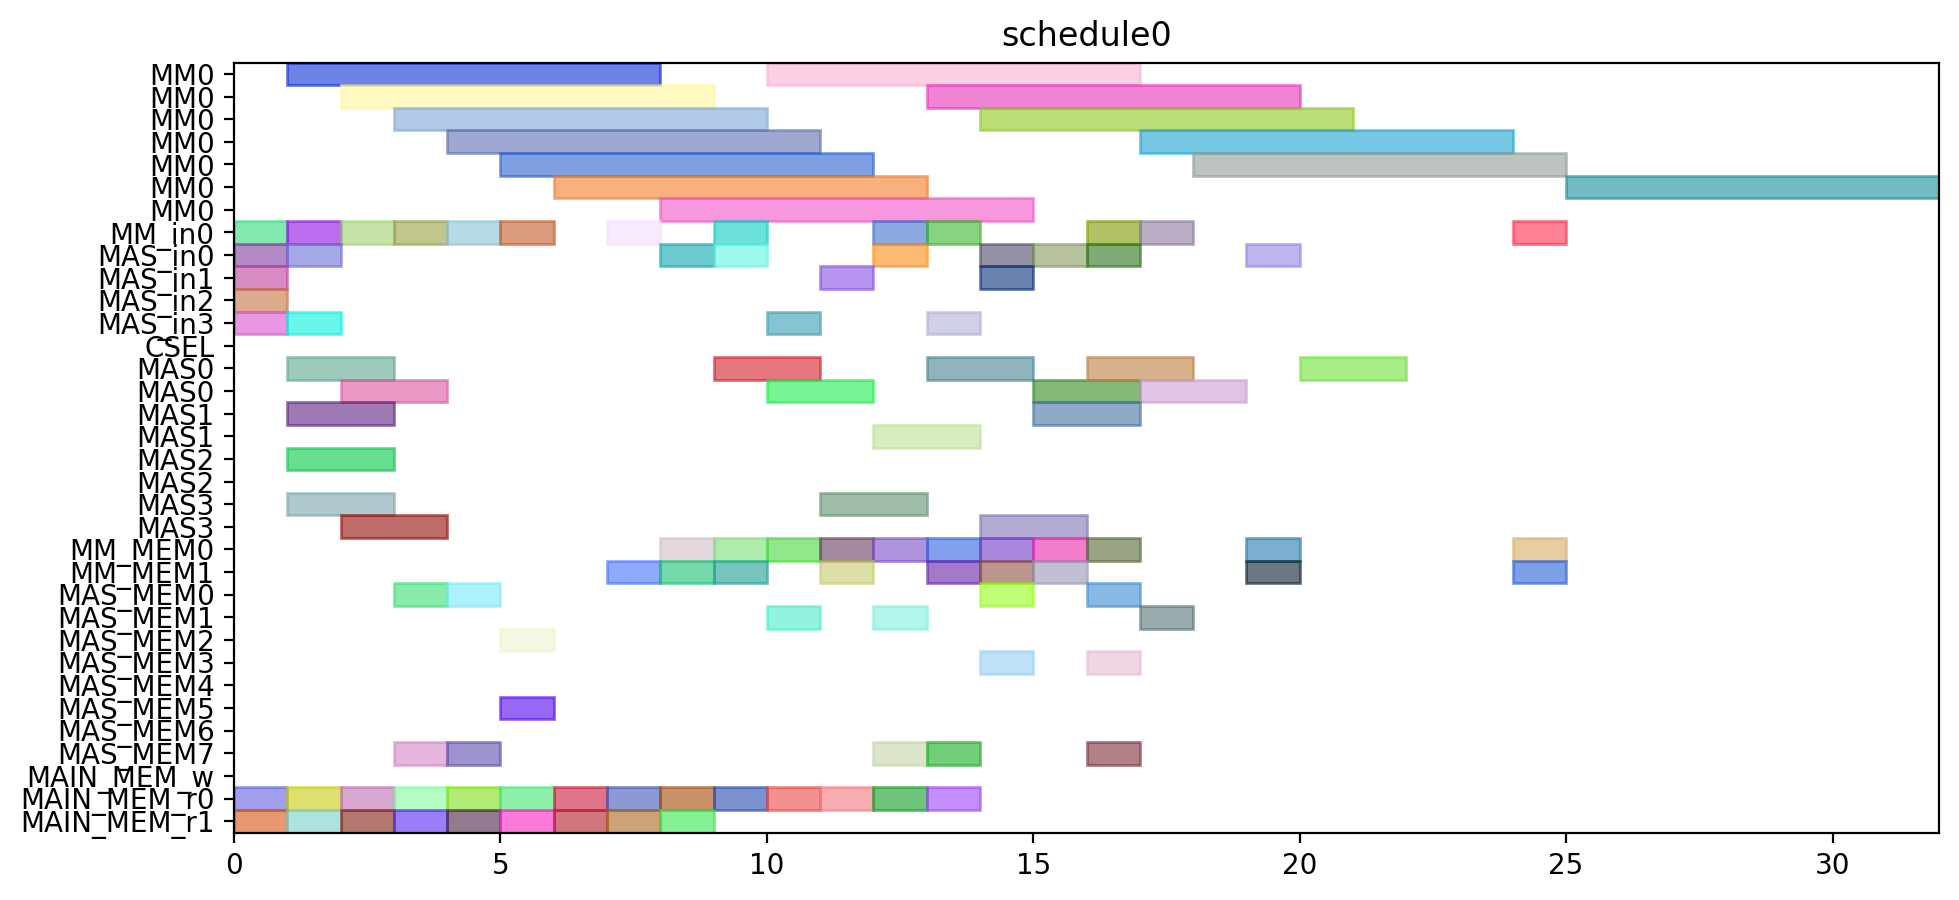

The script that drew this image:
from pyschedule import Scenario, solvers, plotters, alt


def solve():
	horizon = 90
	S = Scenario("schedule0", horizon=horizon)

	# resource
	MM = S.Resources('MM', num=1, size=7)
	MM_in = S.Resources('MM_in', num=1)
	MAS_in = S.Resources('MAS_in', num=4)
	CSEL = S.Resource('CSEL')
	MAS = S.Resources('MAS', num=4, size=2, periods=range(1, horizon))
	MM_MEM = S.Resources('MM_MEM', num=2)
	MAS_MEM = S.Resources('MAS_MEM', num=8)
	MAIN_MEM_w = S.Resource('MAIN_MEM_w', size=1)
	MAIN_MEM_r = S.Resources('MAIN_MEM_r', num=2)

	# result of previous scheduling

	# new tasks
	t0 = S.Task('t0', length=7, delay_cost=1)
	t0 += alt(MM)
	t0_in = S.Task('t0_in', length=1, delay_cost=1)
	t0_in += alt(MM_in)
	S += t0_in*MM_in[0]<=t0*MM[0]

	t0_mem0 = S.Task('t0_mem0', length=1, delay_cost=1)
	t0_mem0 += MAIN_MEM_r[0]
	t0_mem1 = S.Task('t0_mem1', length=1, delay_cost=1)
	t0_mem1 += MAIN_MEM_r[1]
	t1 = S.Task('t1', length=7, delay_cost=1)
	t1 += alt(MM)
	t1_in = S.Task('t1_in', length=1, delay_cost=1)
	t1_in += alt(MM_in)
	S += t1_in*MM_in[0]<=t1*MM[0]

	t1_mem0 = S.Task('t1_mem0', length=1, delay_cost=1)
	t1_mem0 += MAIN_MEM_r[0]
	t1_mem1 = S.Task('t1_mem1', length=1, delay_cost=1)
	t1_mem1 += MAIN_MEM_r[1]
	t2 = S.Task('t2', length=7, delay_cost=1)
	t2 += alt(MM)
	t2_in = S.Task('t2_in', length=1, delay_cost=1)
	t2_in += alt(MM_in)
	S += t2_in*MM_in[0]<=t2*MM[0]

	t2_mem0 = S.Task('t2_mem0', length=1, delay_cost=1)
	t2_mem0 += MAIN_MEM_r[0]
	t2_mem1 = S.Task('t2_mem1', length=1, delay_cost=1)
	t2_mem1 += MAIN_MEM_r[1]
	t3 = S.Task('t3', length=2, delay_cost=1)
	t3 += alt(MAS)
	t3_in = S.Task('t3_in', length=1, delay_cost=1)
	t3_in += alt(MAS_in)
	S += t3_in*MAS_in[0]<=t3*MAS[0]

	S += t3_in*MAS_in[1]<=t3*MAS[1]

	S += t3_in*MAS_in[2]<=t3*MAS[2]

	S += t3_in*MAS_in[3]<=t3*MAS[3]

	t3_mem0 = S.Task('t3_mem0', length=1, delay_cost=1)
	t3_mem0 += MAIN_MEM_r[0]
	t3_mem1 = S.Task('t3_mem1', length=1, delay_cost=1)
	t3_mem1 += MAIN_MEM_r[1]
	t4 = S.Task('t4', length=2, delay_cost=1)
	t4 += alt(MAS)
	t4_in = S.Task('t4_in', length=1, delay_cost=1)
	t4_in += alt(MAS_in)
	S += t4_in*MAS_in[0]<=t4*MAS[0]

	S += t4_in*MAS_in[1]<=t4*MAS[1]

	S += t4_in*MAS_in[2]<=t4*MAS[2]

	S += t4_in*MAS_in[3]<=t4*MAS[3]

	t4_mem0 = S.Task('t4_mem0', length=1, delay_cost=1)
	t4_mem0 += MAIN_MEM_r[0]
	t4_mem1 = S.Task('t4_mem1', length=1, delay_cost=1)
	t4_mem1 += MAIN_MEM_r[1]
	t8 = S.Task('t8', length=2, delay_cost=1)
	t8 += alt(MAS)
	t8_in = S.Task('t8_in', length=1, delay_cost=1)
	t8_in += alt(MAS_in)
	S += t8_in*MAS_in[0]<=t8*MAS[0]

	S += t8_in*MAS_in[1]<=t8*MAS[1]

	S += t8_in*MAS_in[2]<=t8*MAS[2]

	S += t8_in*MAS_in[3]<=t8*MAS[3]

	t8_mem0 = S.Task('t8_mem0', length=1, delay_cost=1)
	t8_mem0 += MAIN_MEM_r[0]
	t8_mem1 = S.Task('t8_mem1', length=1, delay_cost=1)
	t8_mem1 += MAIN_MEM_r[1]
	t9 = S.Task('t9', length=2, delay_cost=1)
	t9 += alt(MAS)
	t9_in = S.Task('t9_in', length=1, delay_cost=1)
	t9_in += alt(MAS_in)
	S += t9_in*MAS_in[0]<=t9*MAS[0]

	S += t9_in*MAS_in[1]<=t9*MAS[1]

	S += t9_in*MAS_in[2]<=t9*MAS[2]

	S += t9_in*MAS_in[3]<=t9*MAS[3]

	t9_mem0 = S.Task('t9_mem0', length=1, delay_cost=1)
	t9_mem0 += MAIN_MEM_r[0]
	t9_mem1 = S.Task('t9_mem1', length=1, delay_cost=1)
	t9_mem1 += MAIN_MEM_r[1]
	t13 = S.Task('t13', length=2, delay_cost=1)
	t13 += alt(MAS)
	t13_in = S.Task('t13_in', length=1, delay_cost=1)
	t13_in += alt(MAS_in)
	S += t13_in*MAS_in[0]<=t13*MAS[0]

	S += t13_in*MAS_in[1]<=t13*MAS[1]

	S += t13_in*MAS_in[2]<=t13*MAS[2]

	S += t13_in*MAS_in[3]<=t13*MAS[3]

	t13_mem0 = S.Task('t13_mem0', length=1, delay_cost=1)
	t13_mem0 += MAIN_MEM_r[0]
	t13_mem1 = S.Task('t13_mem1', length=1, delay_cost=1)
	t13_mem1 += MAIN_MEM_r[1]
	t14 = S.Task('t14', length=2, delay_cost=1)
	t14 += alt(MAS)
	t14_in = S.Task('t14_in', length=1, delay_cost=1)
	t14_in += alt(MAS_in)
	S += t14_in*MAS_in[0]<=t14*MAS[0]

	S += t14_in*MAS_in[1]<=t14*MAS[1]

	S += t14_in*MAS_in[2]<=t14*MAS[2]

	S += t14_in*MAS_in[3]<=t14*MAS[3]

	t14_mem0 = S.Task('t14_mem0', length=1, delay_cost=1)
	t14_mem0 += MAIN_MEM_r[0]
	t14_mem1 = S.Task('t14_mem1', length=1, delay_cost=1)
	t14_mem1 += MAIN_MEM_r[1]
	t5 = S.Task('t5', length=7, delay_cost=1)
	t5 += alt(MM)
	t5_in = S.Task('t5_in', length=1, delay_cost=1)
	t5_in += alt(MM_in)
	S += t5_in*MM_in[0]<=t5*MM[0]

	t5_mem0 = S.Task('t5_mem0', length=1, delay_cost=1)
	t5_mem0 += alt(MAS_MEM)
	S += (t3*MAS[0])-1 < t5_mem0*MAS_MEM[0]
	S += (t3*MAS[1])-1 < t5_mem0*MAS_MEM[2]
	S += (t3*MAS[2])-1 < t5_mem0*MAS_MEM[4]
	S += (t3*MAS[3])-1 < t5_mem0*MAS_MEM[6]
	S += t5_mem0 <= t5

	t5_mem1 = S.Task('t5_mem1', length=1, delay_cost=1)
	t5_mem1 += alt(MAS_MEM)
	S += (t4*MAS[0])-1 < t5_mem1*MAS_MEM[1]
	S += (t4*MAS[1])-1 < t5_mem1*MAS_MEM[3]
	S += (t4*MAS[2])-1 < t5_mem1*MAS_MEM[5]
	S += (t4*MAS[3])-1 < t5_mem1*MAS_MEM[7]
	S += t5_mem1 <= t5

	t6 = S.Task('t6', length=2, delay_cost=1)
	t6 += alt(MAS)
	t6_in = S.Task('t6_in', length=1, delay_cost=1)
	t6_in += alt(MAS_in)
	S += t6_in*MAS_in[0]<=t6*MAS[0]

	S += t6_in*MAS_in[1]<=t6*MAS[1]

	S += t6_in*MAS_in[2]<=t6*MAS[2]

	S += t6_in*MAS_in[3]<=t6*MAS[3]

	t6_mem0 = S.Task('t6_mem0', length=1, delay_cost=1)
	t6_mem0 += alt(MM_MEM)
	S += (t0*MM[0])-1 < t6_mem0*MM_MEM[0]
	S += t6_mem0 <= t6

	t6_mem1 = S.Task('t6_mem1', length=1, delay_cost=1)
	t6_mem1 += alt(MM_MEM)
	S += (t1*MM[0])-1 < t6_mem1*MM_MEM[1]
	S += t6_mem1 <= t6

	t10 = S.Task('t10', length=7, delay_cost=1)
	t10 += alt(MM)
	t10_in = S.Task('t10_in', length=1, delay_cost=1)
	t10_in += alt(MM_in)
	S += t10_in*MM_in[0]<=t10*MM[0]

	t10_mem0 = S.Task('t10_mem0', length=1, delay_cost=1)
	t10_mem0 += alt(MAS_MEM)
	S += (t8*MAS[0])-1 < t10_mem0*MAS_MEM[0]
	S += (t8*MAS[1])-1 < t10_mem0*MAS_MEM[2]
	S += (t8*MAS[2])-1 < t10_mem0*MAS_MEM[4]
	S += (t8*MAS[3])-1 < t10_mem0*MAS_MEM[6]
	S += t10_mem0 <= t10

	t10_mem1 = S.Task('t10_mem1', length=1, delay_cost=1)
	t10_mem1 += alt(MAS_MEM)
	S += (t9*MAS[0])-1 < t10_mem1*MAS_MEM[1]
	S += (t9*MAS[1])-1 < t10_mem1*MAS_MEM[3]
	S += (t9*MAS[2])-1 < t10_mem1*MAS_MEM[5]
	S += (t9*MAS[3])-1 < t10_mem1*MAS_MEM[7]
	S += t10_mem1 <= t10

	t11 = S.Task('t11', length=2, delay_cost=1)
	t11 += alt(MAS)
	t11_in = S.Task('t11_in', length=1, delay_cost=1)
	t11_in += alt(MAS_in)
	S += t11_in*MAS_in[0]<=t11*MAS[0]

	S += t11_in*MAS_in[1]<=t11*MAS[1]

	S += t11_in*MAS_in[2]<=t11*MAS[2]

	S += t11_in*MAS_in[3]<=t11*MAS[3]

	t11_mem0 = S.Task('t11_mem0', length=1, delay_cost=1)
	t11_mem0 += alt(MM_MEM)
	S += (t1*MM[0])-1 < t11_mem0*MM_MEM[0]
	S += t11_mem0 <= t11

	t11_mem1 = S.Task('t11_mem1', length=1, delay_cost=1)
	t11_mem1 += alt(MM_MEM)
	S += (t2*MM[0])-1 < t11_mem1*MM_MEM[1]
	S += t11_mem1 <= t11

	t15 = S.Task('t15', length=7, delay_cost=1)
	t15 += alt(MM)
	t15_in = S.Task('t15_in', length=1, delay_cost=1)
	t15_in += alt(MM_in)
	S += t15_in*MM_in[0]<=t15*MM[0]

	t15_mem0 = S.Task('t15_mem0', length=1, delay_cost=1)
	t15_mem0 += alt(MAS_MEM)
	S += (t13*MAS[0])-1 < t15_mem0*MAS_MEM[0]
	S += (t13*MAS[1])-1 < t15_mem0*MAS_MEM[2]
	S += (t13*MAS[2])-1 < t15_mem0*MAS_MEM[4]
	S += (t13*MAS[3])-1 < t15_mem0*MAS_MEM[6]
	S += t15_mem0 <= t15

	t15_mem1 = S.Task('t15_mem1', length=1, delay_cost=1)
	t15_mem1 += alt(MAS_MEM)
	S += (t14*MAS[0])-1 < t15_mem1*MAS_MEM[1]
	S += (t14*MAS[1])-1 < t15_mem1*MAS_MEM[3]
	S += (t14*MAS[2])-1 < t15_mem1*MAS_MEM[5]
	S += (t14*MAS[3])-1 < t15_mem1*MAS_MEM[7]
	S += t15_mem1 <= t15

	t16 = S.Task('t16', length=2, delay_cost=1)
	t16 += alt(MAS)
	t16_in = S.Task('t16_in', length=1, delay_cost=1)
	t16_in += alt(MAS_in)
	S += t16_in*MAS_in[0]<=t16*MAS[0]

	S += t16_in*MAS_in[1]<=t16*MAS[1]

	S += t16_in*MAS_in[2]<=t16*MAS[2]

	S += t16_in*MAS_in[3]<=t16*MAS[3]

	t16_mem0 = S.Task('t16_mem0', length=1, delay_cost=1)
	t16_mem0 += alt(MM_MEM)
	S += (t0*MM[0])-1 < t16_mem0*MM_MEM[0]
	S += t16_mem0 <= t16

	t16_mem1 = S.Task('t16_mem1', length=1, delay_cost=1)
	t16_mem1 += alt(MM_MEM)
	S += (t2*MM[0])-1 < t16_mem1*MM_MEM[1]
	S += t16_mem1 <= t16

	t19 = S.Task('t19', length=7, delay_cost=1)
	t19 += alt(MM)
	t19_in = S.Task('t19_in', length=1, delay_cost=1)
	t19_in += alt(MM_in)
	S += t19_in*MM_in[0]<=t19*MM[0]

	t19_mem0 = S.Task('t19_mem0', length=1, delay_cost=1)
	t19_mem0 += MAIN_MEM_r[0]
	t19_mem1 = S.Task('t19_mem1', length=1, delay_cost=1)
	t19_mem1 += alt(MM_MEM)
	S += (t2*MM[0])-1 < t19_mem1*MM_MEM[1]
	S += t19_mem1 <= t19

	t24 = S.Task('t24', length=2, delay_cost=1)
	t24 += alt(MAS)
	t24_in = S.Task('t24_in', length=1, delay_cost=1)
	t24_in += alt(MAS_in)
	S += t24_in*MAS_in[0]<=t24*MAS[0]

	S += t24_in*MAS_in[1]<=t24*MAS[1]

	S += t24_in*MAS_in[2]<=t24*MAS[2]

	S += t24_in*MAS_in[3]<=t24*MAS[3]

	t24_mem0 = S.Task('t24_mem0', length=1, delay_cost=1)
	t24_mem0 += alt(MM_MEM)
	S += (t0*MM[0])-1 < t24_mem0*MM_MEM[0]
	S += t24_mem0 <= t24

	t26 = S.Task('t26', length=7, delay_cost=1)
	t26 += alt(MM)
	t26_in = S.Task('t26_in', length=1, delay_cost=1)
	t26_in += alt(MM_in)
	S += t26_in*MM_in[0]<=t26*MM[0]

	t26_mem0 = S.Task('t26_mem0', length=1, delay_cost=1)
	t26_mem0 += MAIN_MEM_r[0]
	t26_mem1 = S.Task('t26_mem1', length=1, delay_cost=1)
	t26_mem1 += alt(MM_MEM)
	S += (t2*MM[0])-1 < t26_mem1*MM_MEM[1]
	S += t26_mem1 <= t26

	t7 = S.Task('t7', length=2, delay_cost=1)
	t7 += alt(MAS)
	t7_in = S.Task('t7_in', length=1, delay_cost=1)
	t7_in += alt(MAS_in)
	S += t7_in*MAS_in[0]<=t7*MAS[0]

	S += t7_in*MAS_in[1]<=t7*MAS[1]

	S += t7_in*MAS_in[2]<=t7*MAS[2]

	S += t7_in*MAS_in[3]<=t7*MAS[3]

	t7_mem0 = S.Task('t7_mem0', length=1, delay_cost=1)
	t7_mem0 += alt(MM_MEM)
	S += (t5*MM[0])-1 < t7_mem0*MM_MEM[0]
	S += t7_mem0 <= t7

	t7_mem1 = S.Task('t7_mem1', length=1, delay_cost=1)
	t7_mem1 += alt(MAS_MEM)
	S += (t6*MAS[0])-1 < t7_mem1*MAS_MEM[1]
	S += (t6*MAS[1])-1 < t7_mem1*MAS_MEM[3]
	S += (t6*MAS[2])-1 < t7_mem1*MAS_MEM[5]
	S += (t6*MAS[3])-1 < t7_mem1*MAS_MEM[7]
	S += t7_mem1 <= t7

	t12 = S.Task('t12', length=2, delay_cost=1)
	t12 += alt(MAS)
	t12_in = S.Task('t12_in', length=1, delay_cost=1)
	t12_in += alt(MAS_in)
	S += t12_in*MAS_in[0]<=t12*MAS[0]

	S += t12_in*MAS_in[1]<=t12*MAS[1]

	S += t12_in*MAS_in[2]<=t12*MAS[2]

	S += t12_in*MAS_in[3]<=t12*MAS[3]

	t12_mem0 = S.Task('t12_mem0', length=1, delay_cost=1)
	t12_mem0 += alt(MM_MEM)
	S += (t10*MM[0])-1 < t12_mem0*MM_MEM[0]
	S += t12_mem0 <= t12

	t12_mem1 = S.Task('t12_mem1', length=1, delay_cost=1)
	t12_mem1 += alt(MAS_MEM)
	S += (t11*MAS[0])-1 < t12_mem1*MAS_MEM[1]
	S += (t11*MAS[1])-1 < t12_mem1*MAS_MEM[3]
	S += (t11*MAS[2])-1 < t12_mem1*MAS_MEM[5]
	S += (t11*MAS[3])-1 < t12_mem1*MAS_MEM[7]
	S += t12_mem1 <= t12

	t17 = S.Task('t17', length=2, delay_cost=1)
	t17 += alt(MAS)
	t17_in = S.Task('t17_in', length=1, delay_cost=1)
	t17_in += alt(MAS_in)
	S += t17_in*MAS_in[0]<=t17*MAS[0]

	S += t17_in*MAS_in[1]<=t17*MAS[1]

	S += t17_in*MAS_in[2]<=t17*MAS[2]

	S += t17_in*MAS_in[3]<=t17*MAS[3]

	t17_mem0 = S.Task('t17_mem0', length=1, delay_cost=1)
	t17_mem0 += alt(MM_MEM)
	S += (t15*MM[0])-1 < t17_mem0*MM_MEM[0]
	S += t17_mem0 <= t17

	t17_mem1 = S.Task('t17_mem1', length=1, delay_cost=1)
	t17_mem1 += alt(MAS_MEM)
	S += (t16*MAS[0])-1 < t17_mem1*MAS_MEM[1]
	S += (t16*MAS[1])-1 < t17_mem1*MAS_MEM[3]
	S += (t16*MAS[2])-1 < t17_mem1*MAS_MEM[5]
	S += (t16*MAS[3])-1 < t17_mem1*MAS_MEM[7]
	S += t17_mem1 <= t17

	t25 = S.Task('t25', length=2, delay_cost=1)
	t25 += alt(MAS)
	t25_in = S.Task('t25_in', length=1, delay_cost=1)
	t25_in += alt(MAS_in)
	S += t25_in*MAS_in[0]<=t25*MAS[0]

	S += t25_in*MAS_in[1]<=t25*MAS[1]

	S += t25_in*MAS_in[2]<=t25*MAS[2]

	S += t25_in*MAS_in[3]<=t25*MAS[3]

	t25_mem0 = S.Task('t25_mem0', length=1, delay_cost=1)
	t25_mem0 += alt(MM_MEM)
	S += (t0*MM[0])-1 < t25_mem0*MM_MEM[0]
	S += t25_mem0 <= t25

	t25_mem1 = S.Task('t25_mem1', length=1, delay_cost=1)
	t25_mem1 += alt(MAS_MEM)
	S += (t24*MAS[0])-1 < t25_mem1*MAS_MEM[1]
	S += (t24*MAS[1])-1 < t25_mem1*MAS_MEM[3]
	S += (t24*MAS[2])-1 < t25_mem1*MAS_MEM[5]
	S += (t24*MAS[3])-1 < t25_mem1*MAS_MEM[7]
	S += t25_mem1 <= t25

	t29 = S.Task('t29', length=2, delay_cost=1)
	t29 += alt(MAS)
	t29_in = S.Task('t29_in', length=1, delay_cost=1)
	t29_in += alt(MAS_in)
	S += t29_in*MAS_in[0]<=t29*MAS[0]

	S += t29_in*MAS_in[1]<=t29*MAS[1]

	S += t29_in*MAS_in[2]<=t29*MAS[2]

	S += t29_in*MAS_in[3]<=t29*MAS[3]

	t29_mem0 = S.Task('t29_mem0', length=1, delay_cost=1)
	t29_mem0 += alt(MM_MEM)
	S += (t0*MM[0])-1 < t29_mem0*MM_MEM[0]
	S += t29_mem0 <= t29

	t29_mem1 = S.Task('t29_mem1', length=1, delay_cost=1)
	t29_mem1 += alt(MM_MEM)
	S += (t26*MM[0])-1 < t29_mem1*MM_MEM[1]
	S += t29_mem1 <= t29

	t18 = S.Task('t18', length=7, delay_cost=1)
	t18 += alt(MM)
	t18_in = S.Task('t18_in', length=1, delay_cost=1)
	t18_in += alt(MM_in)
	S += t18_in*MM_in[0]<=t18*MM[0]

	t18_mem0 = S.Task('t18_mem0', length=1, delay_cost=1)
	t18_mem0 += MAIN_MEM_r[0]
	t18_mem1 = S.Task('t18_mem1', length=1, delay_cost=1)
	t18_mem1 += alt(MAS_MEM)
	S += (t12*MAS[0])-1 < t18_mem1*MAS_MEM[1]
	S += (t12*MAS[1])-1 < t18_mem1*MAS_MEM[3]
	S += (t12*MAS[2])-1 < t18_mem1*MAS_MEM[5]
	S += (t12*MAS[3])-1 < t18_mem1*MAS_MEM[7]
	S += t18_mem1 <= t18

	t27 = S.Task('t27', length=7, delay_cost=1)
	t27 += alt(MM)
	t27_in = S.Task('t27_in', length=1, delay_cost=1)
	t27_in += alt(MM_in)
	S += t27_in*MM_in[0]<=t27*MM[0]

	t27_mem0 = S.Task('t27_mem0', length=1, delay_cost=1)
	t27_mem0 += MAIN_MEM_r[0]
	t27_mem1 = S.Task('t27_mem1', length=1, delay_cost=1)
	t27_mem1 += alt(MAS_MEM)
	S += (t12*MAS[0])-1 < t27_mem1*MAS_MEM[1]
	S += (t12*MAS[1])-1 < t27_mem1*MAS_MEM[3]
	S += (t12*MAS[2])-1 < t27_mem1*MAS_MEM[5]
	S += (t12*MAS[3])-1 < t27_mem1*MAS_MEM[7]
	S += t27_mem1 <= t27

	t28 = S.Task('t28', length=2, delay_cost=1)
	t28 += alt(MAS)
	t28_in = S.Task('t28_in', length=1, delay_cost=1)
	t28_in += alt(MAS_in)
	S += t28_in*MAS_in[0]<=t28*MAS[0]

	S += t28_in*MAS_in[1]<=t28*MAS[1]

	S += t28_in*MAS_in[2]<=t28*MAS[2]

	S += t28_in*MAS_in[3]<=t28*MAS[3]

	t28_mem0 = S.Task('t28_mem0', length=1, delay_cost=1)
	t28_mem0 += alt(MAS_MEM)
	S += (t25*MAS[0])-1 < t28_mem0*MAS_MEM[0]
	S += (t25*MAS[1])-1 < t28_mem0*MAS_MEM[2]
	S += (t25*MAS[2])-1 < t28_mem0*MAS_MEM[4]
	S += (t25*MAS[3])-1 < t28_mem0*MAS_MEM[6]
	S += t28_mem0 <= t28

	t28_mem1 = S.Task('t28_mem1', length=1, delay_cost=1)
	t28_mem1 += alt(MM_MEM)
	S += (t26*MM[0])-1 < t28_mem1*MM_MEM[1]
	S += t28_mem1 <= t28

	t30 = S.Task('t30', length=7, delay_cost=1)
	t30 += alt(MM)
	t30_in = S.Task('t30_in', length=1, delay_cost=1)
	t30_in += alt(MM_in)
	S += t30_in*MM_in[0]<=t30*MM[0]

	t30_mem0 = S.Task('t30_mem0', length=1, delay_cost=1)
	t30_mem0 += MAIN_MEM_r[0]
	t30_mem1 = S.Task('t30_mem1', length=1, delay_cost=1)
	t30_mem1 += alt(MAS_MEM)
	S += (t29*MAS[0])-1 < t30_mem1*MAS_MEM[1]
	S += (t29*MAS[1])-1 < t30_mem1*MAS_MEM[3]
	S += (t29*MAS[2])-1 < t30_mem1*MAS_MEM[5]
	S += (t29*MAS[3])-1 < t30_mem1*MAS_MEM[7]
	S += t30_mem1 <= t30

	t20 = S.Task('t20', length=2, delay_cost=1)
	t20 += alt(MAS)
	t20_in = S.Task('t20_in', length=1, delay_cost=1)
	t20_in += alt(MAS_in)
	S += t20_in*MAS_in[0]<=t20*MAS[0]

	S += t20_in*MAS_in[1]<=t20*MAS[1]

	S += t20_in*MAS_in[2]<=t20*MAS[2]

	S += t20_in*MAS_in[3]<=t20*MAS[3]

	t20_mem0 = S.Task('t20_mem0', length=1, delay_cost=1)
	t20_mem0 += alt(MM_MEM)
	S += (t19*MM[0])-1 < t20_mem0*MM_MEM[0]
	S += t20_mem0 <= t20

	t20_mem1 = S.Task('t20_mem1', length=1, delay_cost=1)
	t20_mem1 += alt(MM_MEM)
	S += (t18*MM[0])-1 < t20_mem1*MM_MEM[1]
	S += t20_mem1 <= t20

	t31 = S.Task('t31', length=7, delay_cost=1)
	t31 += alt(MM)
	t31_in = S.Task('t31_in', length=1, delay_cost=1)
	t31_in += alt(MM_in)
	S += t31_in*MM_in[0]<=t31*MM[0]

	t31_mem0 = S.Task('t31_mem0', length=1, delay_cost=1)
	t31_mem0 += alt(MM_MEM)
	S += (t27*MM[0])-1 < t31_mem0*MM_MEM[0]
	S += t31_mem0 <= t31

	t31_mem1 = S.Task('t31_mem1', length=1, delay_cost=1)
	t31_mem1 += alt(MM_MEM)
	S += (t30*MM[0])-1 < t31_mem1*MM_MEM[1]
	S += t31_mem1 <= t31

	t35 = S.Task('t35', length=7, delay_cost=1)
	t35 += alt(MM)
	t35_in = S.Task('t35_in', length=1, delay_cost=1)
	t35_in += alt(MM_in)
	S += t35_in*MM_in[0]<=t35*MM[0]

	t35_mem0 = S.Task('t35_mem0', length=1, delay_cost=1)
	t35_mem0 += alt(MAS_MEM)
	S += (t7*MAS[0])-1 < t35_mem0*MAS_MEM[0]
	S += (t7*MAS[1])-1 < t35_mem0*MAS_MEM[2]
	S += (t7*MAS[2])-1 < t35_mem0*MAS_MEM[4]
	S += (t7*MAS[3])-1 < t35_mem0*MAS_MEM[6]
	S += t35_mem0 <= t35

	t35_mem1 = S.Task('t35_mem1', length=1, delay_cost=1)
	t35_mem1 += alt(MAS_MEM)
	S += (t28*MAS[0])-1 < t35_mem1*MAS_MEM[1]
	S += (t28*MAS[1])-1 < t35_mem1*MAS_MEM[3]
	S += (t28*MAS[2])-1 < t35_mem1*MAS_MEM[5]
	S += (t28*MAS[3])-1 < t35_mem1*MAS_MEM[7]
	S += t35_mem1 <= t35

	solvers.mip.solve(S,msg=1,kind='CPLEX',ratio_gap=1.01)

	solution = [['hoge']*len(S.solution()[1]) for i in range(len(S.solution()))]
	for i in range(len(S.solution())):
		for j in range(len(S.solution()[i])):
			solution[i][j]=str(S.solution()[i][j])
	print(solution)

	cycles = int(solution[-1][3])

	pic_file_name = "/home/mfukuda/ABE/multiRAM_multiMAS_16mux/scheduling_result/stage7MM1_stage2MAS4/EP_ADD_A_ANY/schedule0.png"
	if(S.solution() != []):
		plotters.matplotlib.plot(S,img_filename=pic_file_name, show_task_labels=False, fig_size=(cycles*0.25+3, 5))

	return solution
